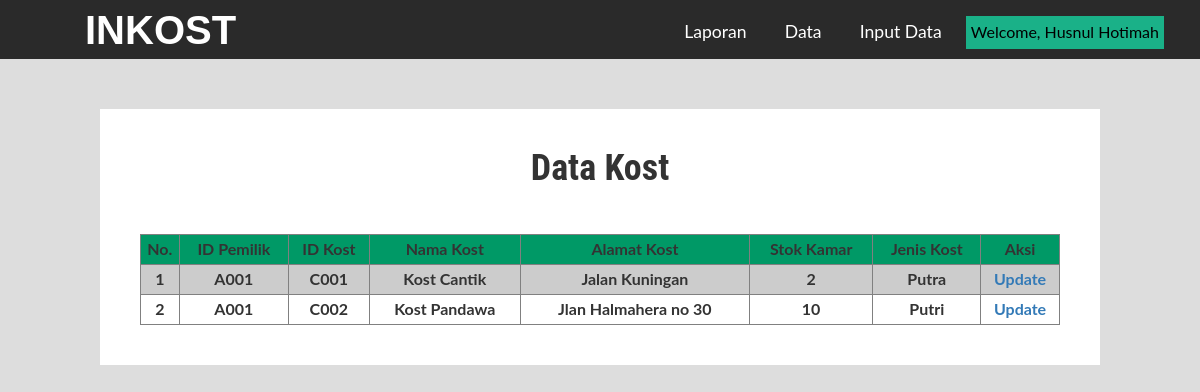
Page /datakost.php (signed in) on the committed database.
### tables this page shows
CREATE TABLE IF NOT EXISTS `admin_kost` (
  `kd_adminkost` varchar(5) NOT NULL,
  `email` varchar(50) NOT NULL,
  `pwd` varchar(50) NOT NULL,
  `nik` varchar(20) NOT NULL,
  `nama_lengkap` varchar(50) NOT NULL,
  `alamat_lengkap` varchar(100) NOT NULL,
  `tgl_lahir` date NOT NULL,
  `jk` char(1) NOT NULL,
  `telp` char(12) NOT NULL
);

CREATE TABLE IF NOT EXISTS `kost` (
  `kd_kost` varchar(5) NOT NULL,
  `nm_kost` varchar(50) NOT NULL,
  `alamat_kost` varchar(100) NOT NULL,
  `hewan_peliharaan` varchar(50) NOT NULL,
  `stok_kamar` int(4) NOT NULL,
  `update_terakhir` date NOT NULL,
  `jam_update` time NOT NULL,
  `kd_jenis` int(4) NOT NULL,
  `kd_adminkost` varchar(5) NOT NULL,
  `rating` int(5) NOT NULL,
  `voter` int(5) NOT NULL,
  `rate` int(5) NOT NULL,
  `longitude` float(10,6) NOT NULL,
  `latitude` float(10,6) NOT NULL
);

CREATE TABLE IF NOT EXISTS `jenis` (
`kd_jenis` int(4) NOT NULL,
  `jenis` varchar(10) NOT NULL
);

### datakost.php (the view, shortened to what this page needs)
<!DOCTYPE html>
<html lang="en">
<head>
<link href="css/bootstrap.css" rel="stylesheet" type="text/css" media="all" />
<link href="css/style.css" rel="stylesheet" type="text/css" media="all" />
<body>
<?php
require("menukost.php");
?>
<br>
<br>
<br>
<div class="form">
         <div class="tab-content">
        <center><h1> Data Kost </h1></div></center><br>
<br>
<table width="100%" border="1">
<tr bgcolor="#009966">
<td align="center" height="30" bordercolor="#000000"><strong>No.</strong></td>
<td align="center" height="30" bordercolor="#000000"><strong>ID Pemilik</strong></td>
<td align="center" height="30" bordercolor="#000000"><strong>ID Kost</strong></td>
<td align="center" height="30" bordercolor="#000000"><strong>Nama Kost</strong></td>
<td align="center" height="30" bordercolor="#000000"><strong>Alamat Kost</strong></td>
<td align="center" height="30" bordercolor="#000000"><strong>Stok Kamar</strong></td>
<td align="center" height="30" bordercolor="#000000"><strong>Jenis Kost</strong></td>
<td align="center" height="30" bordercolor="#000000" colspan="2"><strong>Aksi</strong></td>
</tr>
<?php
$warna1 = "#FFFFFF";
$warna2 = "#CCCCCC";
$warna = $warna1;
$sql_sel = "select * from kost k join admin_kost a on k.kd_adminkost = a.kd_adminkost join jenis j on k.kd_jenis = j.kd_jenis where k.kd_adminkost = '$_SESSION[adminkost]' ";
$query_sel = mysql_query ($sql_sel);
while ($data=mysql_fetch_array($query_sel)){
	if ($warna == $warna1){
		$warna = $warna2;}
	else{$warna = $warna1;}
?>
<tr bgcolor="<?php echo $warna?>">
<td align="center" height="30" bordercolor="#000000"><strong><?php echo ++$no ?></strong></td>
<td align="center" height="30" bordercolor="#000000"><strong><?php echo $data[kd_adminkost]; ?></strong></td>
<td align="center" height="30" bordercolor="#000000"><strong><?php echo $data[kd_kost]; ?></strong></td>
<td align="center" height="30" bordercolor="#000000"><strong><?php echo $data[nm_kost]; ?></strong></td>
<td align="center" height="30" bordercolor="#000000"><strong><?php echo $data[alamat_kost]; ?></strong></td>
<td align="center" height="30" bordercolor="#000000"><strong><?php echo $data[stok_kamar]; ?></strong></td>
<td align="center" height="30" bordercolor="#000000"><strong><?php echo $data[jenis]; ?></strong></td>
<td align="center" height="30" bordercolor="#000000"><a href="updatekost.php?edit=<?php echo $data[kd_kost]; ?>"><strong>Update</strong></td>
</tr>
<?php } ?>
</table>
  </div>
</body>
</html>

### menukost.php (shortened to what this page needs)
<?php
$query1=mysql_fetch_array(mysql_query("Select * from admin_kost where kd_adminkost='$_SESSION[adminkost]'"));
?>
<!DOCTYPE html>
<html lang="en">
<head>
<link href="css/bootstrap.css" rel="stylesheet" type="text/css" media="all" />
<link href="css/style.css" rel="stylesheet" type="text/css" media="all" />
<body>
	<div class="header">
				<div class="top-bar">
				<div class="container">
					<div class="header-nav">
						<nav class="navbar navbar-default">
							<div class="navbar-header">
								<h1><a class="navbar-brand" href="">INKOST</a></h1>
							</div>
							<div class="collapse navbar-collapse nav-wil" id="bs-example-navbar-collapse-1">
								<nav class="linkEffects linkHoverEffect_12">
									<ul>
										<li><a class="scroll" href="laporankost.php"><span>Laporan</span></a></li>
										<div class="dropdown"><li><a class="scroll" ><span>Data</span></a>
                                        </div></li>
                                        <div class="dropdown"><li><a class="scroll" ><span>Input Data</span></a>
                                        </div></li>
                                       <li><div class="dropdown">
  										<button class="dropbtn"><font color="#000"> Welcome, <?php echo $query1[nama_lengkap];?> </font></button> 										 </div></li>
									</ul>
								</nav>
							</div>
						</nav>
					</div>
				</div>
			</div>

### css/style.css (style rules this page uses)
html, body { margin:0; font-size: 100%; font-family: 'Lato', sans-serif; background: #DDD; }
body a { text-decoration:none; transition:0.5s all; -webkit-transition:0.5s all; -moz-transition:0.5s all; -o-transition:0.5s all; -ms-transition:0.5s all; }
h1,h2,h3,h4,h5,h6 { margin:0; font-family: 'Roboto Condensed', sans-serif; font-weight: 600; }
ul { margin:0; padding:0; }
.top-bar { position: absolute; width: 100%; z-index: 99999; padding: 10px 0 10px 0px; background: #2A2A2A; position:fixed; }
.navbar-brand { line-height: 0px !important; }
nav.linkEffects.linkHoverEffect_12 ul { margin-top: 6px; }
.navbar { margin-bottom: 0; }
.navbar-default { background:none; border-color: #012231; }
.navbar-default .navbar-brand { font-family: 'Days One', sans-serif; color:#fff !important; font-size:40px; text-decoration: none; }
.navbar-default .navbar-collapse, .navbar-default .navbar-form { padding: 0; }
.navbar { position: relative; min-height: inherit; }
.navbar-header { margin-top: 20px; }
.dropbtn { background-color: #1AB188; color: white; padding: 5px; font-size: 16px; border: none; cursor: pointer; }
.dropdown { position: relative; display: inline-block; }
.navbar-brand { height: 0; padding: 0; }
.navbar { border-radius: 0px; border:none; }
.navbar-default .navbar-brand { color: #fff; }
.navbar { border-radius: 0px; border: none; padding: 0px 0; }
nav.linkEffects.linkHoverEffect_12 ul li { list-style: none; display: inline-block; margin-right:6px; }
nav.linkEffects.linkHoverEffect_12 { float: right; }
.linkHoverEffect_12 a { padding: 10px 14px; position: relative; -moz-transition: ease-out 0.3s 0.1s; -o-transition: ease-out 0.3s 0.1s; -webkit-transition: ease-out 0.3s; -webkit-transition-delay: 0.1s; transition: ease-out 0.3s 0.1s; font-size: 1.1em; color: #fff; }
.linkHoverEffect_12 a span::before { height: 100%; width: 2px; background: #b56d10; content: ""; position: absolute; left: 0; top: 0; -moz-transform: scaleY(0); -ms-transform: scaleY(0); -webkit-transform: scaleY(0); transform: scaleY(0); -moz-transition: 0.3s; -o-transition: 0.3s; -webkit-transition: 0.3s; transition: 0.3s; }
.linkHoverEffect_12 a span::after { height: 100%; width: 2px; background: #b56d10; content: ""; position: absolute; right: 0; top: 0; -moz-transform: scaleY(0); -ms-transform: scaleY(0); -webkit-transform: scaleY(0); transform: scaleY(0); -moz-transition: 0.3s; -o-transition: 0.3s; -webkit-transition: 0.3s; transition: 0.3s; }
.linkHoverEffect_12 a::before { height: 2px; width: 100%; background: #b56d10; content: ""; position: absolute; left: 0; top: 0; -moz-transform: scaleX(0); -ms-transform: scaleX(0); -webkit-transform: scaleX(0); transform: scaleX(0); -moz-transition: 0.3s; -o-transition: 0.3s; -webkit-transition: 0.3s; transition: 0.3s; }
.linkHoverEffect_12 a::after { height: 2px; width: 100%; background: #b56d10; content: ""; position: absolute; left: 0px; bottom: 0; -moz-transform: scaleX(0); -ms-transform: scaleX(0); -webkit-transform: scaleX(0); transform: scaleX(0); -moz-transition: 0.3s; -o-transition: 0.3s; -webkit-transition: 0.3s; transition: 0.3s; }
@media (max-width:1366px) { a.navbar-brand { margin-left: 35px; } }
@media (max-width:1280px) { a.navbar-brand { margin-left: 55px; } }
.form { background: #FFF; padding: 40px; max-width: 1000px; margin: 40px auto; border-radius: 0px; }

### rows in the picture
admin_kost: nama_lengkap "Husnul Hotimah"
kost: kd_adminkost.kd_adminkost "A001", kd_kost "C001", nm_kost "Kost Cantik", alamat_kost "Jalan Kuningan", stok_kamar "2", kd_jenis.jenis "Putra"
kost: kd_adminkost.kd_adminkost "A001", kd_kost "C002", nm_kost "Kost Pandawa", alamat_kost "Jlan Halmahera no 30", stok_kamar "10", kd_jenis.jenis "Putri"
